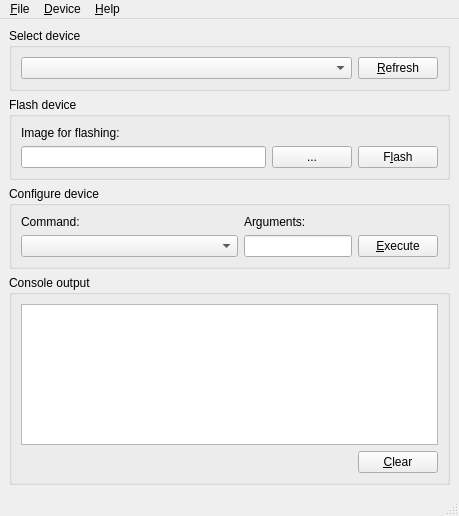
<ui version="4.0" >
 <class>mainWindow</class>
 <widget class="QMainWindow" name="mainWindow" >
  <property name="geometry" >
   <rect>
    <x>0</x>
    <y>0</y>
    <width>459</width>
    <height>516</height>
   </rect>
  </property>
  <property name="windowTitle" >
   <string>OpenBeacon Configurator</string>
  </property>
  <property name="windowIcon" >
   <iconset/>
  </property>
  <widget class="QWidget" name="centralwidget" >
   <layout class="QVBoxLayout" >
    <item>
     <widget class="QGroupBox" name="selectGroup" >
      <property name="title" >
       <string>Select device</string>
      </property>
      <layout class="QHBoxLayout" >
       <item>
        <widget class="QComboBox" name="deviceCombo" >
         <property name="toolTip" >
          <string>Select a device that should be handled</string>
         </property>
         <property name="statusTip" >
          <string>Devices</string>
         </property>
        </widget>
       </item>
       <item>
        <widget class="QPushButton" name="refreshButton" >
         <property name="sizePolicy" >
          <sizepolicy vsizetype="Fixed" hsizetype="Fixed" >
           <horstretch>0</horstretch>
           <verstretch>0</verstretch>
          </sizepolicy>
         </property>
         <property name="statusTip" >
          <string>Refresh device list</string>
         </property>
         <property name="whatsThis" >
          <string>This button refreshes the device list</string>
         </property>
         <property name="text" >
          <string>&amp;Refresh</string>
         </property>
        </widget>
       </item>
      </layout>
     </widget>
    </item>
    <item>
     <widget class="QGroupBox" name="flashGroup" >
      <property name="title" >
       <string>Flash device</string>
      </property>
      <layout class="QGridLayout" >
       <item row="0" column="0" >
        <widget class="QLabel" name="label_3" >
         <property name="text" >
          <string>Image for flashing:</string>
         </property>
         <property name="buddy" >
          <cstring>imagepathEdit</cstring>
         </property>
        </widget>
       </item>
       <item row="1" column="0" >
        <widget class="QLineEdit" name="imagepathEdit" >
         <property name="statusTip" >
          <string>Image file</string>
         </property>
        </widget>
       </item>
       <item row="1" column="1" >
        <widget class="QPushButton" name="selectFileButton" >
         <property name="sizePolicy" >
          <sizepolicy vsizetype="Fixed" hsizetype="Fixed" >
           <horstretch>0</horstretch>
           <verstretch>0</verstretch>
          </sizepolicy>
         </property>
         <property name="statusTip" >
          <string>Select the image file</string>
         </property>
         <property name="text" >
          <string>...</string>
         </property>
        </widget>
       </item>
       <item row="1" column="2" >
        <widget class="QPushButton" name="flashButton" >
         <property name="sizePolicy" >
          <sizepolicy vsizetype="Fixed" hsizetype="Fixed" >
           <horstretch>0</horstretch>
           <verstretch>0</verstretch>
          </sizepolicy>
         </property>
         <property name="statusTip" >
          <string>Start the flashing of the OpenBeacon device</string>
         </property>
         <property name="text" >
          <string>F&amp;lash</string>
         </property>
        </widget>
       </item>
      </layout>
     </widget>
    </item>
    <item>
     <widget class="QGroupBox" name="configureGroup" >
      <property name="title" >
       <string>Configure device</string>
      </property>
      <layout class="QGridLayout" >
       <item row="0" column="0" >
        <widget class="QLabel" name="label" >
         <property name="text" >
          <string>Command:</string>
         </property>
         <property name="buddy" >
          <cstring>commandCombo</cstring>
         </property>
        </widget>
       </item>
       <item row="0" column="1" >
        <widget class="QLabel" name="label_2" >
         <property name="text" >
          <string>Arguments:</string>
         </property>
         <property name="buddy" >
          <cstring>valueEdit</cstring>
         </property>
        </widget>
       </item>
       <item row="1" column="0" >
        <widget class="QComboBox" name="commandCombo" >
         <property name="toolTip" >
          <string>Select a command from the list</string>
         </property>
        </widget>
       </item>
       <item row="1" column="1" >
        <widget class="QLineEdit" name="valueEdit" >
         <property name="sizePolicy" >
          <sizepolicy vsizetype="Fixed" hsizetype="Fixed" >
           <horstretch>0</horstretch>
           <verstretch>0</verstretch>
          </sizepolicy>
         </property>
         <property name="toolTip" >
          <string>The execute does not check if the commands are right or valid. You hav to know what you are doing.</string>
         </property>
         <property name="statusTip" >
          <string>Command arguments</string>
         </property>
        </widget>
       </item>
       <item row="1" column="2" >
        <widget class="QPushButton" name="executeButton" >
         <property name="sizePolicy" >
          <sizepolicy vsizetype="Fixed" hsizetype="Fixed" >
           <horstretch>0</horstretch>
           <verstretch>0</verstretch>
          </sizepolicy>
         </property>
         <property name="statusTip" >
          <string>Execute the command</string>
         </property>
         <property name="text" >
          <string>&amp;Execute</string>
         </property>
        </widget>
       </item>
      </layout>
     </widget>
    </item>
    <item>
     <widget class="QGroupBox" name="outputGroup" >
      <property name="title" >
       <string>Console output</string>
      </property>
      <layout class="QVBoxLayout" >
       <item>
        <widget class="QTextEdit" name="consoleTextEdit" >
         <property name="statusTip" >
          <string>Console output</string>
         </property>
         <property name="undoRedoEnabled" >
          <bool>false</bool>
         </property>
         <property name="readOnly" >
          <bool>true</bool>
         </property>
         <property name="acceptRichText" >
          <bool>false</bool>
         </property>
        </widget>
       </item>
       <item>
        <layout class="QHBoxLayout" >
         <item>
          <spacer>
           <property name="orientation" >
            <enum>Qt::Horizontal</enum>
           </property>
           <property name="sizeHint" >
            <size>
             <width>40</width>
             <height>20</height>
            </size>
           </property>
          </spacer>
         </item>
         <item>
          <widget class="QPushButton" name="clearButton" >
           <property name="text" >
            <string>&amp;Clear</string>
           </property>
          </widget>
         </item>
        </layout>
       </item>
      </layout>
     </widget>
    </item>
   </layout>
  </widget>
  <widget class="QMenuBar" name="menubar" >
   <property name="geometry" >
    <rect>
     <x>0</x>
     <y>0</y>
     <width>459</width>
     <height>26</height>
    </rect>
   </property>
   <widget class="QMenu" name="menuFile" >
    <property name="title" >
     <string>&amp;File</string>
    </property>
    <addaction name="actionQuit" />
   </widget>
   <widget class="QMenu" name="menuDevice" >
    <property name="title" >
     <string>&amp;Device</string>
    </property>
    <addaction name="actionRefresh" />
    <addaction name="separator" />
    <addaction name="actionPreferences" />
   </widget>
   <widget class="QMenu" name="menuHelp" >
    <property name="title" >
     <string>&amp;Help</string>
    </property>
    <addaction name="actionOpenBeaconConfiguratorHelp" />
    <addaction name="separator" />
    <addaction name="actionAboutQt" />
    <addaction name="actionAboutOpenBeacon" />
   </widget>
   <addaction name="menuFile" />
   <addaction name="menuDevice" />
   <addaction name="menuHelp" />
  </widget>
  <widget class="QStatusBar" name="statusbar" />
  <action name="actionQuit" >
   <property name="text" >
    <string>&amp;Quit</string>
   </property>
   <property name="statusTip" >
    <string>Exit application</string>
   </property>
   <property name="shortcut" >
    <string>Ctrl+Q</string>
   </property>
  </action>
  <action name="actionRefresh" >
   <property name="text" >
    <string>&amp;Refresh</string>
   </property>
   <property name="statusTip" >
    <string>Refresh device list</string>
   </property>
   <property name="shortcut" >
    <string>Ctrl+R</string>
   </property>
  </action>
  <action name="actionFlash" >
   <property name="text" >
    <string>F&amp;lash OpenBeacon</string>
   </property>
   <property name="statusTip" >
    <string>Start the flashing of the OpenBeacon device</string>
   </property>
   <property name="shortcut" >
    <string>Ctrl+L</string>
   </property>
  </action>
  <action name="actionExecuteCommand" >
   <property name="text" >
    <string>&amp;Execute command</string>
   </property>
   <property name="statusTip" >
    <string>Execute a command</string>
   </property>
   <property name="shortcut" >
    <string>Ctrl+E</string>
   </property>
  </action>
  <action name="actionPreferences" >
   <property name="text" >
    <string>&amp;Preferences</string>
   </property>
   <property name="statusTip" >
    <string>Open preference dialog</string>
   </property>
   <property name="shortcut" >
    <string>Ctrl+P</string>
   </property>
  </action>
  <action name="actionOpenBeaconConfiguratorHelp" >
   <property name="text" >
    <string>&amp;OpenBeacon Configurator Quick Help</string>
   </property>
   <property name="statusTip" >
    <string>OpenBeacon Configurator Help</string>
   </property>
   <property name="shortcut" >
    <string>Ctrl+?</string>
   </property>
  </action>
  <action name="actionAboutQt" >
   <property name="text" >
    <string>About Qt</string>
   </property>
   <property name="statusTip" >
    <string>About Qt</string>
   </property>
  </action>
  <action name="actionAboutOpenBeacon" >
   <property name="text" >
    <string>About OpenBeacon</string>
   </property>
  </action>
 </widget>
 <tabstops>
  <tabstop>deviceCombo</tabstop>
  <tabstop>refreshButton</tabstop>
  <tabstop>imagepathEdit</tabstop>
  <tabstop>selectFileButton</tabstop>
  <tabstop>flashButton</tabstop>
  <tabstop>commandCombo</tabstop>
  <tabstop>valueEdit</tabstop>
  <tabstop>executeButton</tabstop>
  <tabstop>consoleTextEdit</tabstop>
 </tabstops>
 <resources/>
 <connections/>
</ui>
